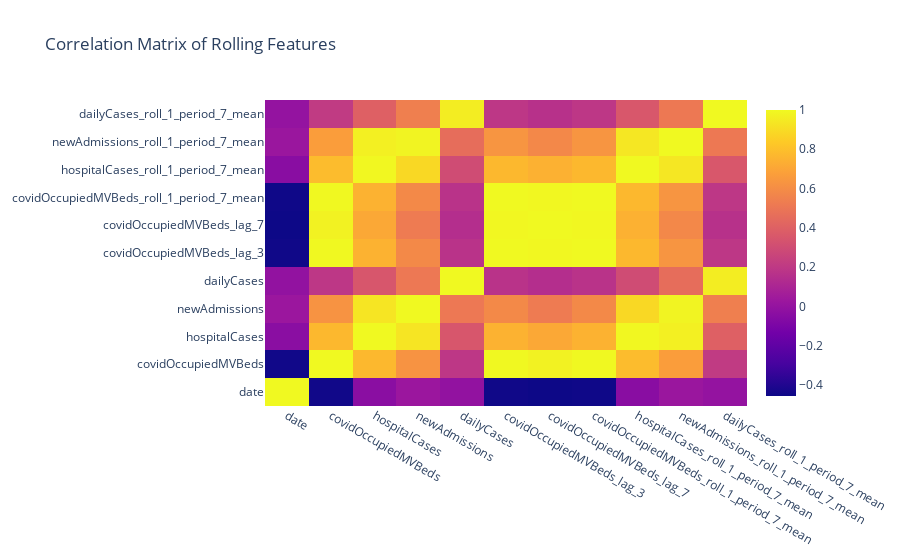

The notebook cell this image was saved under:
### Code cell
# correlation matrix between the rolling features and the target variable
corr_matrix = data.corr()
corr_matrix["covidOccupiedMVBeds"].sort_values(ascending=False)

# plot the correlation matrix
fig = go.Figure(
    data=go.Heatmap(z=corr_matrix.values, x=corr_matrix.columns, y=corr_matrix.columns)
)
fig.update_layout(title="Correlation Matrix of Rolling Features")
fig.show()

### Figure 1 — Plotly figure (JSON) as saved in the notebook; plotly's stock layout.template omitted (floating-point values rounded to 4 significant figures)
{"data": [{"type": "heatmap", "x": ["date", "covidOccupiedMVBeds", "hospitalCases", "newAdmissions", "dailyCases", "covidOccupiedMVBeds_lag_3", "covidOccupiedMVBeds_lag_7", "covidOccupiedMVBeds_roll_1_period_7_mean", "hospitalCases_roll_1_period_7_mean", "newAdmissions_roll_1_period_7_mean", "dailyCases_roll_1_period_7_mean"], "y": ["date", "covidOccupiedMVBeds", "hospitalCases", "newAdmissions", "dailyCases", "covidOccupiedMVBeds_lag_3", "covidOccupiedMVBeds_lag_7", "covidOccupiedMVBeds_roll_1_period_7_mean", "hospitalCases_roll_1_period_7_mean", "newAdmissions_roll_1_period_7_mean", "dailyCases_roll_1_period_7_mean"], "z": [[1, -0.4434, -0.03875, 0.02554, -0.007396, -0.4491, -0.4562, -0.45, -0.04312, 0.02254, -0.001925], [-0.4434, 1, 0.7705, 0.625, 0.1925, 0.9951, 0.9762, 0.9954, 0.7856, 0.6687, 0.2106], [-0.03875, 0.7705, 1, 0.9304, 0.3481, 0.7485, 0.7094, 0.7485, 0.9929, 0.9684, 0.3972], [0.02554, 0.625, 0.9304, 1, 0.5109, 0.5835, 0.5242, 0.584, 0.8874, 0.9814, 0.5386], [-0.007396, 0.1925, 0.3481, 0.5109, 1, 0.1705, 0.145, 0.1713, 0.2985, 0.4598, 0.957], [-0.4491, 0.9951, 0.7485, 0.5835, 0.1705, 1, 0.9917, 0.9998, 0.7721, 0.6338, 0.19], [-0.4562, 0.9762, 0.7094, 0.5242, 0.145, 0.9917, 1, 0.9921, 0.7426, 0.5791, 0.1628], [-0.45, 0.9954, 0.7485, 0.584, 0.1713, 0.9998, 0.9921, 1, 0.772, 0.6337, 0.1903], [-0.04312, 0.7856, 0.9929, 0.8874, 0.2985, 0.7721, 0.7426, 0.772, 1, 0.9391, 0.3522], [0.02254, 0.6687, 0.9684, 0.9814, 0.4598, 0.6338, 0.5791, 0.6337, 0.9391, 1, 0.5116], [-0.001925, 0.2106, 0.3972, 0.5386, 0.957, 0.19, 0.1628, 0.1903, 0.3522, 0.5116, 1]]}], "layout": {"title": {"text": "Correlation Matrix of Rolling Features"}}}
